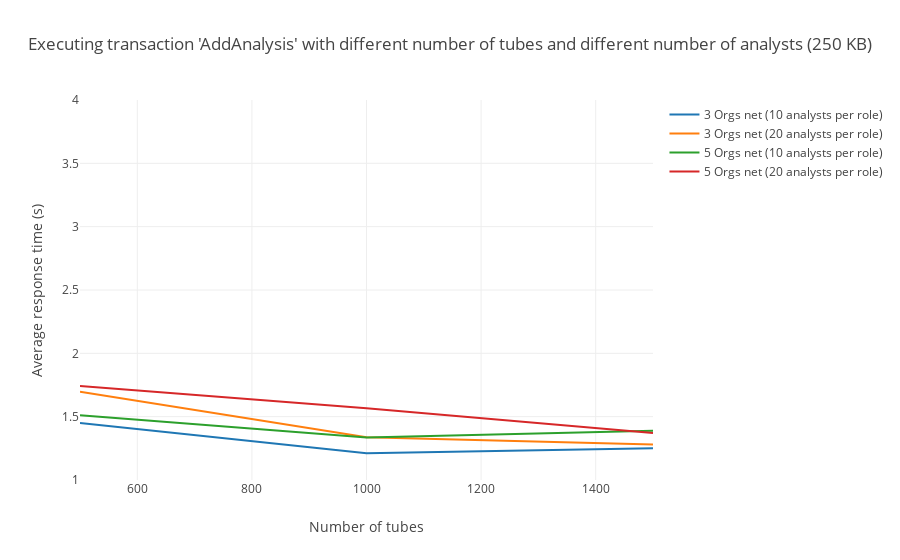

Notebook code cell kept with this figure:
### Markdown cell above
### Average times when executing tx 'AddAnalysis' (250 KB file size) by analysts

### Code cell
# 3 Orgs net data
threeOrgs10 = [1.4509, 1.2117, 1.2511]
threeOrgs20 = [1.6969, 1.3378, 1.2801]
# 5 Orgs net data
fiveOrgs10 = [1.5105, 1.3361, 1.3891]
fiveOrgs20 = [1.7422, 1.5659, 1.3711]

#avgAnalysis("250 KB", threeOrgs10, threeOrgs20)
avgAnalysis("250 KB", threeOrgs10, threeOrgs20, fiveOrgs10, fiveOrgs20)

### Figure 1 — Plotly figure (JSON) as saved in the notebook; plotly's stock layout.template omitted (floating-point values rounded to 4 significant figures)
{"data": [{"mode": "lines", "name": "3 Orgs net (10 analysts per role)", "type": "scatter", "uid": "d322947b-ac2f-4dca-81c9-c147b748ec52", "x": [500, 1000, 1500], "y": [1.451, 1.212, 1.251]}, {"mode": "lines", "name": "3 Orgs net (20 analysts per role)", "type": "scatter", "uid": "6de8c748-89bb-4091-877a-e51d217ffa88", "x": [500, 1000, 1500], "y": [1.697, 1.338, 1.28]}, {"mode": "lines", "name": "5 Orgs net (10 analysts per role)", "type": "scatter", "uid": "cc105d0d-b2e0-422c-b71e-589ceb1d2e0e", "x": [500, 1000, 1500], "y": [1.51, 1.336, 1.389]}, {"mode": "lines", "name": "5 Orgs net (20 analysts per role)", "type": "scatter", "uid": "3d6fe656-89f8-48f3-9ced-e2767c204e99", "x": [500, 1000, 1500], "y": [1.742, 1.566, 1.371]}], "layout": {"barmode": "group", "title": {"text": "Executing transaction 'AddAnalysis' with different number of tubes and different number of analysts (250 KB)"}, "xaxis": {"range": [500, 1500], "title": {"text": "Number of tubes"}}, "yaxis": {"range": [1, 4], "title": {"text": "Average response time (s)"}}}}
